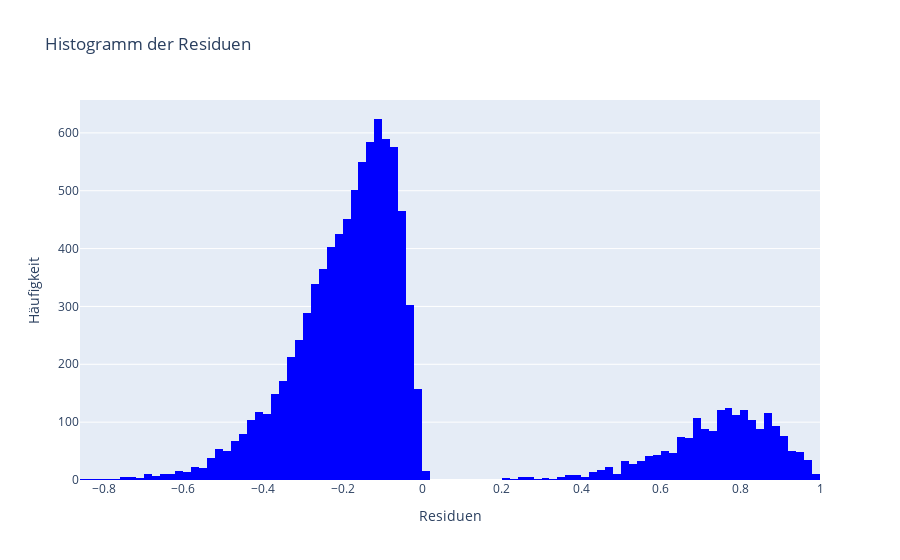

Here is the notebook cell this chart was saved with:
### Code cell
# Residuen aufzeigen in einer Fehlerverteilung mit Plotly
residuals = y_test - y_pred_proba

# Plotly Histogramm der Residuen
residues_fig = go.Figure(data=[go.Histogram(x=residuals, marker_color='blue')])
residues_fig.update_layout(title='Histogramm der Residuen',
                           xaxis_title='Residuen',
                           yaxis_title='Häufigkeit')
residues_fig.show()

### Figure 1 — Plotly figure (JSON) as saved in the notebook; plotly's stock layout.template omitted (floating-point values rounded to 4 significant figures; data arrays with more than 128 entries replaced by an {"elided": "..."} marker saying what was removed)
{"data": [{"marker": {"color": "blue"}, "type": "histogram", "x": {"elided": "10082 float values"}}], "layout": {"autosize": true, "title": {"text": "Histogramm der Residuen"}, "xaxis": {"autorange": true, "range": [-0.86, 1], "title": {"text": "Residuen"}, "type": "linear"}, "yaxis": {"autorange": true, "range": [0, 656.8], "title": {"text": "Häufigkeit"}}}}
